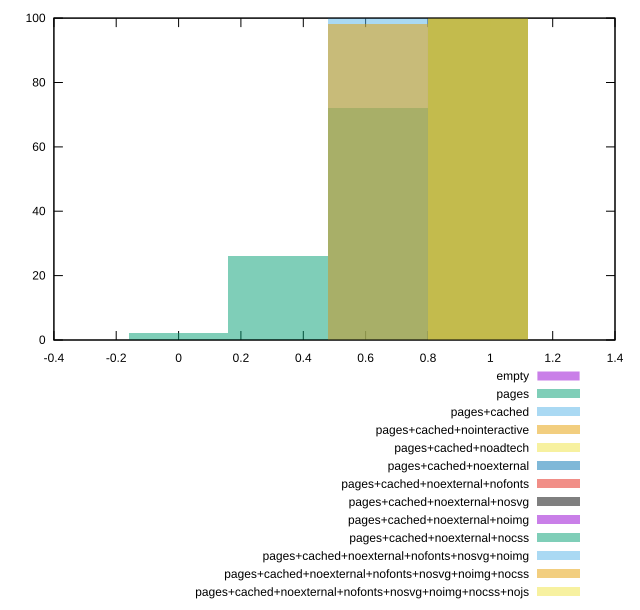

Here is the gnuplot script that generated this plot:
reset
set terminal svg size 640, 610 enhanced background rgb 'white'
set output "report_00007_2020-12-11T15:55:29.892Z/speed-index/comparison/histogram/all_score.svg"

$empty <<EOF
1.0275895001897994 100
EOF

$pages <<EOF
0 2
0.6850596667931996 19
0.5137947500948997 74
0.3425298333965998 5
EOF

$pagesCached <<EOF
0.5137947500948997 3
0.6850596667931996 55
0.8563245834914995 42
EOF

$pagesCachedNointeractive <<EOF
0.6850596667931996 78
0.8563245834914995 22
EOF

$pagesCachedNoadtech <<EOF
1.0275895001897994 100
EOF

$pagesCachedNoexternal <<EOF
1.0275895001897994 100
EOF

$pagesCachedNoexternalNofonts <<EOF
1.0275895001897994 100
EOF

$pagesCachedNoexternalNosvg <<EOF
1.0275895001897994 100
EOF

$pagesCachedNoexternalNoimg <<EOF
1.0275895001897994 100
EOF

$pagesCachedNoexternalNocss <<EOF
1.0275895001897994 100
EOF

$pagesCachedNoexternalNofontsNosvgNoimg <<EOF
1.0275895001897994 100
EOF

$pagesCachedNoexternalNofontsNosvgNoimgNocss <<EOF
1.0275895001897994 100
EOF

$pagesCachedNoexternalNofontsNosvgNoimgNocssNojs <<EOF
1.0275895001897994 100
EOF

set key outside below
set boxwidth 0.1712649166982999
set yrange [0:100]
set style fill transparent solid 0.5 noborder

plot \
  $empty title "empty" with boxes, \
  $pages title "pages" with boxes, \
  $pagesCached title "pages+cached" with boxes, \
  $pagesCachedNointeractive title "pages+cached+nointeractive" with boxes, \
  $pagesCachedNoadtech title "pages+cached+noadtech" with boxes, \
  $pagesCachedNoexternal title "pages+cached+noexternal" with boxes, \
  $pagesCachedNoexternalNofonts title "pages+cached+noexternal+nofonts" with boxes, \
  $pagesCachedNoexternalNosvg title "pages+cached+noexternal+nosvg" with boxes, \
  $pagesCachedNoexternalNoimg title "pages+cached+noexternal+noimg" with boxes, \
  $pagesCachedNoexternalNocss title "pages+cached+noexternal+nocss" with boxes, \
  $pagesCachedNoexternalNofontsNosvgNoimg title "pages+cached+noexternal+nofonts+nosvg+noimg" with boxes, \
  $pagesCachedNoexternalNofontsNosvgNoimgNocss title "pages+cached+noexternal+nofonts+nosvg+noimg+nocss" with boxes, \
  $pagesCachedNoexternalNofontsNosvgNoimgNocssNojs title "pages+cached+noexternal+nofonts+nosvg+noimg+nocss+nojs" with boxes, \


reset
